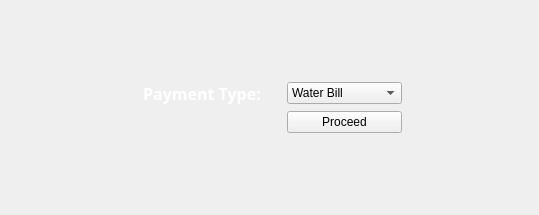
                   <widget class="QWidget" name="selectPaymentType">
                    <layout class="QGridLayout" name="gridLayout_3">
                     <item row="0" column="3">
                      <spacer name="verticalSpacer_18">
                       <property name="orientation">
                        <enum>Qt::Vertical</enum>
                       </property>
                       <property name="sizeHint" stdset="0">
                        <size>
                         <width>20</width>
                         <height>71</height>
                        </size>
                       </property>
                      </spacer>
                     </item>
                     <item row="1" column="0">
                      <spacer name="horizontalSpacer_20">
                       <property name="orientation">
                        <enum>Qt::Horizontal</enum>
                       </property>
                       <property name="sizeType">
                        <enum>QSizePolicy::Expanding</enum>
                       </property>
                       <property name="sizeHint" stdset="0">
                        <size>
                         <width>126</width>
                         <height>20</height>
                        </size>
                       </property>
                      </spacer>
                     </item>
                     <item row="1" column="5">
                      <spacer name="horizontalSpacer_23">
                       <property name="orientation">
                        <enum>Qt::Horizontal</enum>
                       </property>
                       <property name="sizeType">
                        <enum>QSizePolicy::Expanding</enum>
                       </property>
                       <property name="sizeHint" stdset="0">
                        <size>
                         <width>126</width>
                         <height>20</height>
                        </size>
                       </property>
                      </spacer>
                     </item>
                     <item row="3" column="4">
                      <widget class="QPushButton" name="paymentProceedButton">
                       <property name="text">
                        <string>Proceed</string>
                       </property>
                       <property name="icon">
                        <iconset resource="resource.qrc">
                         <normaloff>:/icons/icons/chevrons-right.svg</normaloff>:/icons/icons/chevrons-right.svg</iconset>
                       </property>
                       <property name="iconSize">
                        <size>
                         <width>40</width>
                         <height>40</height>
                        </size>
                       </property>
                      </widget>
                     </item>
                     <item row="4" column="3">
                      <spacer name="verticalSpacer_17">
                       <property name="orientation">
                        <enum>Qt::Vertical</enum>
                       </property>
                       <property name="sizeHint" stdset="0">
                        <size>
                         <width>20</width>
                         <height>71</height>
                        </size>
                       </property>
                      </spacer>
                     </item>
                     <item row="1" column="3">
                      <spacer name="horizontalSpacer_22">
                       <property name="orientation">
                        <enum>Qt::Horizontal</enum>
                       </property>
                       <property name="sizeType">
                        <enum>QSizePolicy::Preferred</enum>
                       </property>
                       <property name="sizeHint" stdset="0">
                        <size>
                         <width>20</width>
                         <height>20</height>
                        </size>
                       </property>
                      </spacer>
                     </item>
                     <item row="1" column="4">
                      <widget class="QComboBox" name="selectPaymentTypeComboBox">
                       <property name="sizePolicy">
                        <sizepolicy hsizetype="Expanding" vsizetype="Fixed">
                         <horstretch>0</horstretch>
                         <verstretch>0</verstretch>
                        </sizepolicy>
                       </property>
                       <item>
                        <property name="text">
                         <string>Water Bill</string>
                        </property>
                       </item>
                       <item>
                        <property name="text">
                         <string>School Tuition</string>
                        </property>
                       </item>
                       <item>
                        <property name="text">
                         <string>Mobile Air Time</string>
                        </property>
                       </item>
                      </widget>
                     </item>
                     <item row="1" column="2">
                      <widget class="QLabel" name="paymentTypeLabel">
                       <property name="sizePolicy">
                        <sizepolicy hsizetype="Expanding" vsizetype="Expanding">
                         <horstretch>0</horstretch>
                         <verstretch>0</verstretch>
                        </sizepolicy>
                       </property>
                       <property name="font">
                        <font>
                         <family>Source Code Pro ExtraLight</family>
                        </font>
                       </property>
                       <property name="styleSheet">
                        <string notr="true">color: rgb(255, 255, 255);</string>
                       </property>
                       <property name="text">
                        <string>&lt;html&gt;&lt;head/&gt;&lt;body&gt;&lt;p align=&quot;center&quot;&gt;&lt;span style=&quot; font-size:12pt; font-weight:600;&quot;&gt;Payment Type:&lt;/span&gt;&lt;/p&gt;&lt;/body&gt;&lt;/html&gt;</string>
                       </property>
                      </widget>
                     </item>
                     <item row="3" column="1" colspan="2">
                      <widget class="QLabel" name="errorPaymentTypeLabel">
                       <property name="styleSheet">
                        <string notr="true">color: white;</string>
                       </property>
                       <property name="text">
                        <string/>
                       </property>
                      </widget>
                     </item>
                    </layout>
                   </widget>
